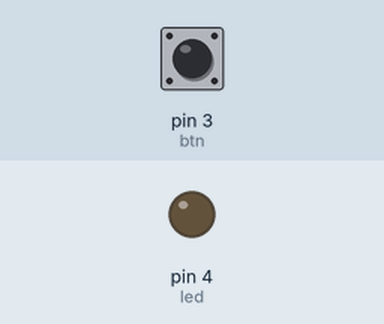
A sketch run on a simulated Arduino Uno, built with avr-gcc and run on an emulated ATmega328P. Parts: output pins drawn as LEDs (lit = HIGH). The test bench sets the inputs (shaded band); at power-on: pin 3 (btn) LOW.

Above: at 1.2 s.
1.3 s: pin 3 (btn) pulled HIGH for 0.15 s
At 2.6 s:
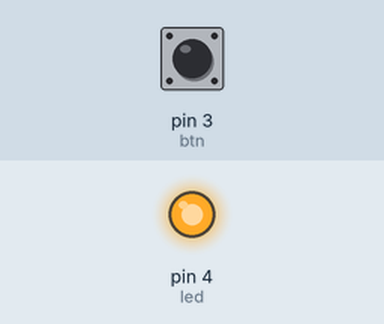
2.9 s: pin 3 (btn) pulled HIGH for 1 s
At 5.1 s:
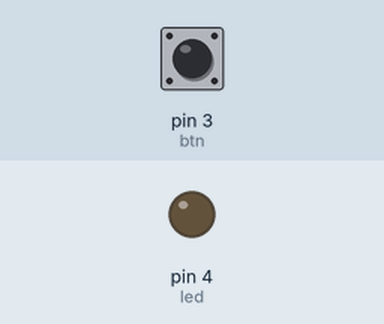
5.4 s: pin 3 (btn) pulled HIGH for 3.2 s
At 8.9 s:
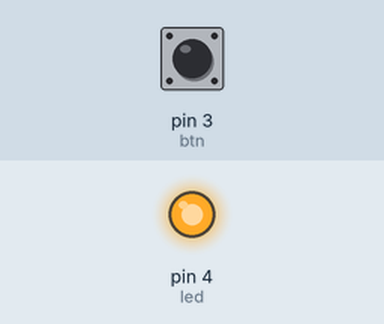
Timing chart, 0 to 10.4 s (numbered marks = the images above; inputs shaded):
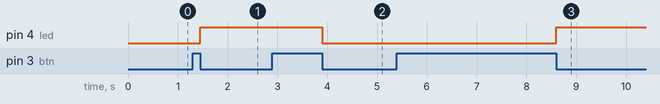

The sketch:

btnledonoff.ino
```cpp
#define led 4
#define btn 3
int clc = 0;
int lib = 0;

void onoff(){
  if(digitalRead(led)==HIGH){
    digitalWrite(led,LOW);
  }else{
    digitalWrite(led,HIGH);
  }
}
void bonof(){
  if((clc == 1) and (lib == 1)){
    clc = 0;
    lib = 0;
    onoff();
  }
}
void setup(){
  pinMode(led,OUTPUT);
  pinMode(btn,INPUT);
}
void loop(){
  if(digitalRead(btn) == HIGH){
    clc = 1;
    lib = 0;
  } else {
    lib = 1;
  }
  bonof();
}
```

Measured:
- after the input at 1.3 s, pin 4 (led): LOW → HIGH after 0.15 s
- after the input at 2.9 s, pin 4 (led): HIGH → LOW after 1.0 s
- after the input at 5.4 s, pin 4 (led): LOW → HIGH after 3.2 s
